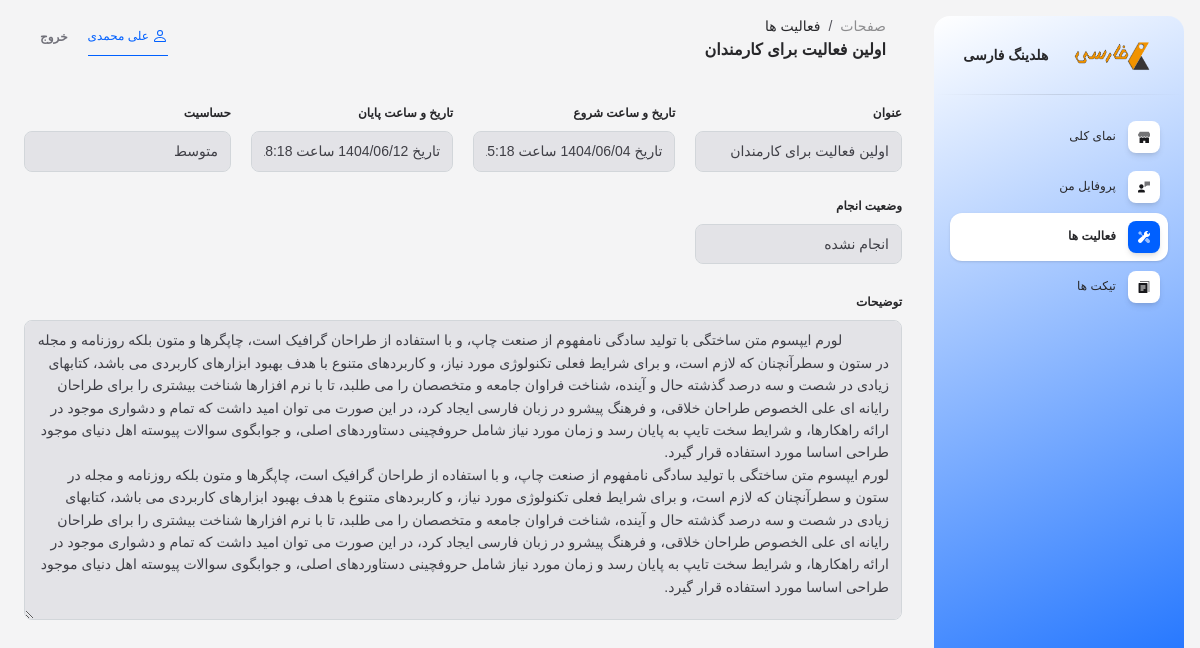
/employee/activities/1/ (signed in), run on an earlier commit of the app's database.
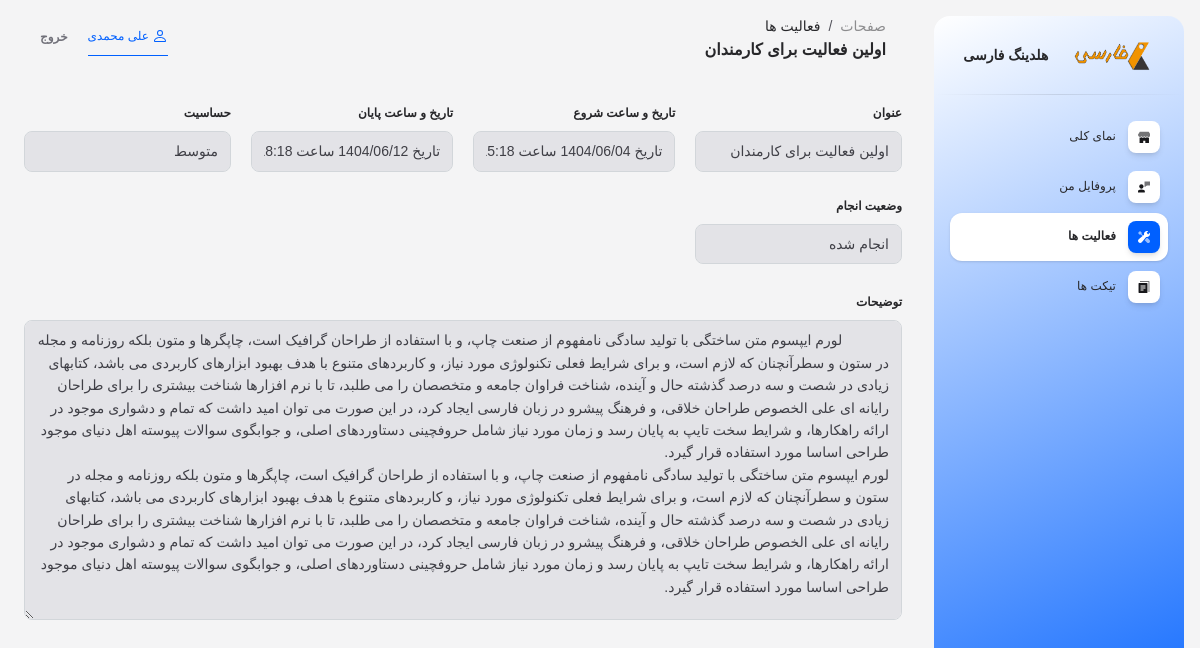
And on a later commit of the database.
### app/models.py (models this page shows)
class Activity(models.Model):
    SENSITIVITY_CHOICES = (
        ('1', 'کم'),
        ('2', 'متوسط'),
        ('3', 'زیاد'),
    )
    user = models.ForeignKey(CustomUser, on_delete=models.CASCADE, related_name='user_activities', verbose_name='کاربر', editable=False)
    creater = models.ForeignKey(CustomUser, on_delete=models.CASCADE, related_name='creater_activities', verbose_name='خالق', editable=False)
    title = models.CharField(verbose_name='عنوان', max_length=1000)
    body = models.TextField(verbose_name='توضیحات')
    start_date = models.CharField(verbose_name='تاریخ شروع', max_length=10)
    start_time = models.TimeField(verbose_name='ساعت شروع')
    end_date = models.CharField(verbose_name='تاریخ پایان', max_length=10)
    end_time = models.TimeField(verbose_name='ساعت پایان')
    sensitivity = models.CharField(verbose_name='حساسیت', max_length=5, choices=SENSITIVITY_CHOICES)
    is_completed = models.BooleanField(verbose_name='وضعیت انجام', default=False)
    visibility = models.BooleanField(verbose_name='وضعیت نمایش')
    class Meta:
        verbose_name = 'فعالیت'
        verbose_name_plural = 'فعالیت ها'
    def __str__(self):
        return self.title

### app/views.py (the view)
# urls.py: path('employee/activities/<int:pk>/', views.EmployeeActivityDetailView.as_view(), name='employee_activity'),
class EmployeeActivityDetailView(LoginRequiredMixin, mixins.RoleRequiredMixin, mixins.ActivityOwnerRequiredMixin, mixins.VisibleActivityRequiredMixin, mixins.ApprovedProfileRequiredMixin, DetailView):
    allowed_roles = ['3']
    model = models.Activity
    template_name = 'employee/activity.html'
    context_object_name = 'activity'

### app/mixins.py (called while the page is built)
    def dispatch(self, request, *args, **kwargs):
        if not request.user.is_authenticated:
            raise PermissionDenied("ابتدا باید وارد شوید.")
        if str(request.user.user_type) not in self.allowed_roles:
            raise PermissionDenied("شما دسترسی لازم را ندارید.")
        return super().dispatch(request, *args, **kwargs)

    def dispatch(self, request, *args, **kwargs):
        if not hasattr(request.user, 'user_profile') or request.user.user_profile.status != '2':
            raise PermissionDenied("پروفایل شما تایید نشده است.")
        return super().dispatch(request, *args, **kwargs)

    def dispatch(self, request, *args, **kwargs):
        activity = Activity.objects.get(pk=kwargs['pk'])
        if activity.user != request.user:
            raise PermissionDenied("شما صاحب این فعالیت نیستید.")
        return super().dispatch(request, *args, **kwargs)

    def dispatch(self, request, *args, **kwargs):
        activity = Activity.objects.get(pk=kwargs['pk'])
        if activity.visibility == False:
            raise PermissionDenied("این فعالیت مخفی است.")
        return super().dispatch(request, *args, **kwargs)

### templates/employee/activity.html (shortened to what this page needs)
{% extends 'base_employee_dashboard.html' %}
{% load static %}
{% block page1 %}
فعالیت ها
{% endblock %}
{% block page2 %}
{{ activity }}
{% endblock %}
{% block content %}
<div class="col-12 my-grid mb-4">
    <div>
        <label>عنوان</label>
        <input class="form-control" value="{{ activity.title }}" disabled>
    </div>
    <div>
        <label>تاریخ و ساعت شروع</label>
        <input class="form-control" value="تاریخ {{ activity.start_date }} ساعت {{ activity.start_time }}" disabled>
    </div>
    <div>
        <label>تاریخ و ساعت پایان</label>
        <input class="form-control" value="تاریخ {{ activity.end_date }} ساعت {{ activity.end_time }}" disabled>
    </div>
    <div>
        <label>حساسیت</label>
        <input class="form-control" value="{{ activity.get_sensitivity_display }}" disabled>
    </div>
    <div>
        <label>وضعیت انجام</label>
        <input class="form-control"
            {% if activity.is_completed %}
            value="انجام شده"
            {% else %}
            value="انجام نشده"
            {% endif %}
            disabled
        >
    </div>
</div>
<div class="col-12">
    <div>
        <label>توضیحات</label>
        <textarea class="form-control" style="height: 300px !important;" disabled>
            {{ activity.body|safe }}
        </textarea>
    </div>
</div>
{% endblock %}

What changed in the data, as far as the page shows it:
changed Activity "اولین فعالیت برای کارمندان": is_completed "انجام نشده" → "انجام شده"
